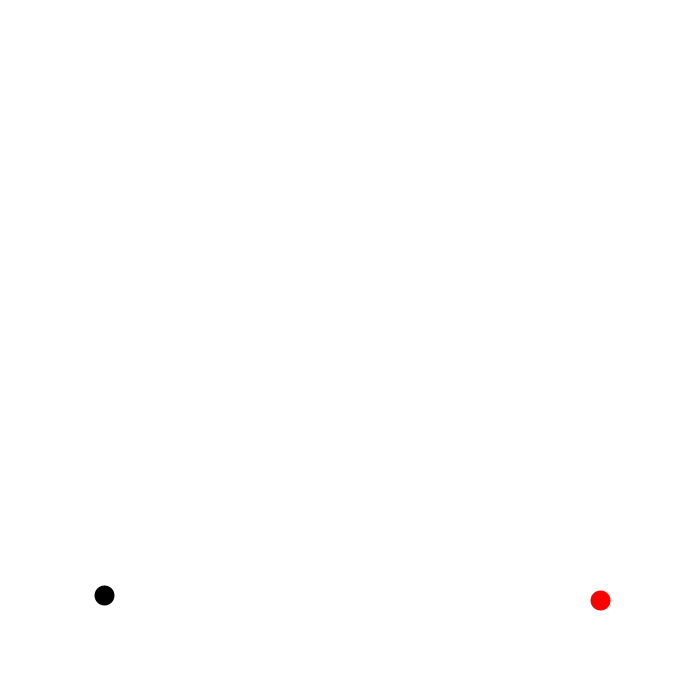
Frame 1 (no input)
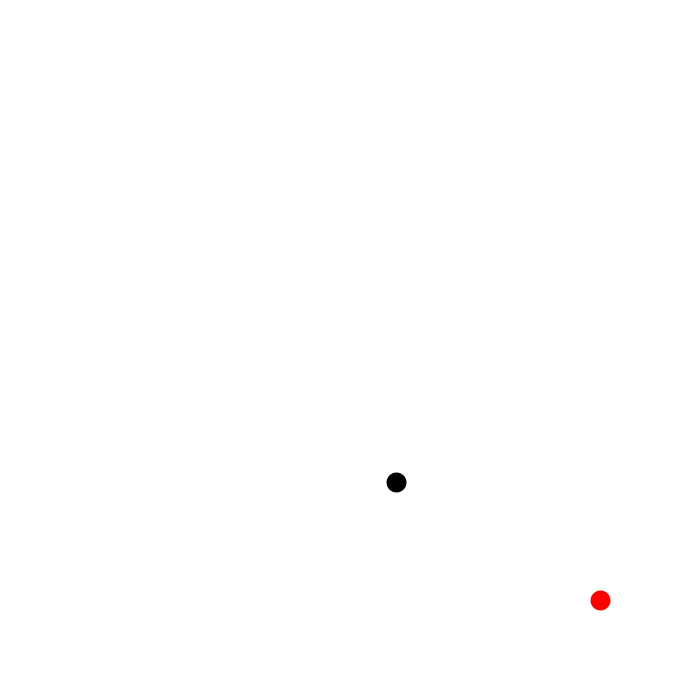
Frame 60 (the mouse pressed at the canvas centre just before this capture)
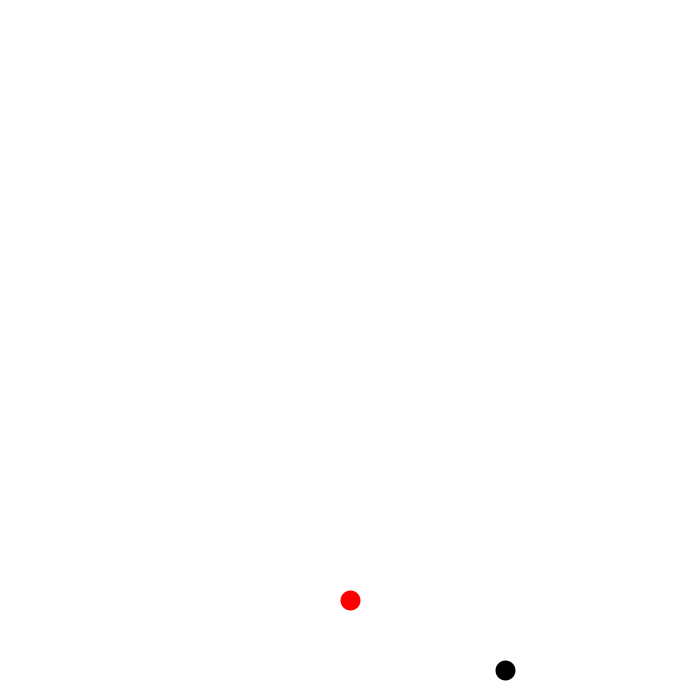
Frame 120 (the mouse held since frame 60 and released just before this capture)

The Processing sketch that drew these frames (run headless with seeded random() and noise(); from frame 60 on, the mouse is pressed at the canvas centre):

// Processing sketch: SimpleProjectile
// ── SimpleProjectile.pde
Projectile proj;
float g = 9.8;
float v0 = 70;
float dt = 0.1;

void setup(){
  size(700, 700);
  strokeWeight(20);
  proj = new Projectile(new PVector(100, 100), v0, 500);
}

void draw(){
  background(255);
  proj.update();
  proj.show();
  
}

void mousePressed(){
  proj = new Projectile(new PVector(100, 100), v0, mouseX-100);
}
// ── Projectile.pde
class Projectile{
  float v0;
  float theta;
  PVector v = new PVector();
  PVector pos = new PVector();
  PVector p0;
  float x;
  
  Projectile(PVector pos, float v0, float x){
    this.pos = pos;
    p0 = pos.copy();
    this.v0 = v0;
    this.x = x;
    calcTheta();
    firing();
  }
  
  void calcTheta(){//based on this site https://www.youtube.com/watch?v=3UYjw30h0jU
    theta = 1./2.*asin(g*x/(v0*v0));
  }
  
  void firing(){
    v = PVector.fromAngle(theta).mult(v0);
  }
  
  void update(){
    v.add(0, -g*dt);
    pos.add(PVector.mult(v, dt));
  }
  
  void show(){
    stroke(0);
    point(pos.x, height-pos.y);
    stroke(255, 0, 0);
    point(p0.x+x, height-p0.y);
  }
}
